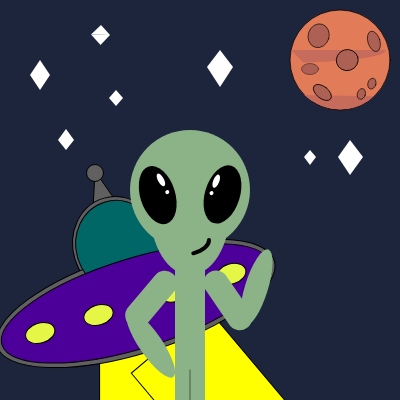
Frame 1 (no input)
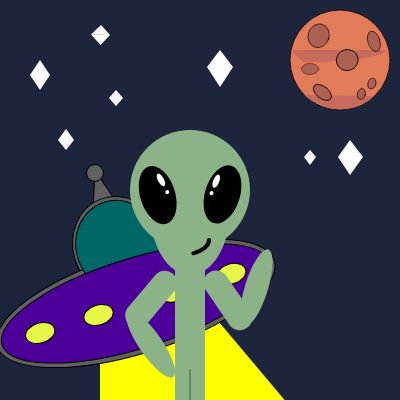
Frame 60 (no input)
Frame 120 (the mouse pressed at the canvas centre since frame 60): identical to frame 60, image omitted

The p5.js sketch that drew these frames (run headless with seeded random() and noise() and a simulated clock; from frame 60 on, the mouse is pressed at the canvas centre):

// p5.js sketch
// ── sketch.js
function setup() {
  createCanvas(400, 400);
}

function draw() {
  background(28,37,60);
  
  
 ///////////SPACESHIP//////////////
  
  push()
  fill(255,255,0)
  rect(100, 290, 120, 120); //yellow light
  pop()
  
  push()
  fill(255,255,0)
  rotate(-0.7)
  rect(-140, 370, 100, 140); //yellow light
  pop()
  
  beginShape()
  fill(96,96,96)
  stroke(0)
  strokeWeight(1)
  vertex(93,209)
  vertex(95,171)
  vertex(122,210) //signal triangle top
  endShape(CLOSE)
  
  circle(95, 173, 17); //signal circle
  
  
  push()
  fill(96,96,96)
  stroke(0)
  strokeWeight(1)
  rotate(-0.3)
  ellipse(40, 270, 90, 100); //top
  pop()
  
  push()
  fill(96,96,96)
  stroke(0)
  strokeWeight(1)
  rotate(-0.3)
  ellipse(40, 330, 290, 100); //gray outline
  pop()
  
  push()
  fill(0,102,102)
  rotate(-0.3)
  ellipse(40, 270, 84, 92); //top blue tint
  pop()
  
  push()
  fill(76,0,153)
  rotate(-0.3)
  ellipse(40, 330, 280, 90); //purple tint
  pop()
  
  push()
  fill(229,246,71)
  rotate(-0.3)
  ellipse(-60, 330, 30, 20); //headlights 1
  pop()
  
  push()
  fill(229,246,71)
  rotate(-0.3)
  ellipse(1, 330, 30, 20); //headlights 2
  pop()
  
  push()
  fill(229,246,71)
  rotate(-0.3)
  ellipse(80, 330, 30, 20); //headlights 3
  pop()
  
  push()
  fill(229,246,71)
  rotate(-0.3)
  ellipse(140, 330, 30, 20); //headlights 4
  pop()
  
  
  
  /////////////ALIEN///////////////

  noStroke()
  fill(140,179,135)
  ellipse(190, 210, 80, 130); //jaw
  
  
  noStroke()
  fill(140,179,135)
  circle(190, 190, 120); //upper head
  
  push()
  noStroke()
  rotate(0.3)
  fill(0,0,0)
  ellipse(270, 120, 35, 60); //right eye
  pop()
  
  push()
  noStroke()
  rotate(-0.3)
  fill(0,0,0)
  ellipse(93, 233, 35, 60); //left eye
  pop()
  
  push()
  noStroke()
  rotate(-0.3)
  fill(255,255,255)
  ellipse(103, 233, 4, 4); //left eye small white
  pop()
  
  push()
  noStroke()
  rotate(-0.5)
  fill(255,255,255)
  ellipse(55, 235, 6, 14); //left eye long white
  pop()
  
  
  push()
  noStroke()
  rotate(-0.3)
  fill(255,255,255)
  ellipse(145, 247, 4, 4); //right eye small white
  pop()
  
  push()
  noStroke()
  rotate(0.38)
  fill(255,255,255)
  ellipse(268, 88, 6, 14); //right eye long white
  pop()
  
  
  noFill();
  stroke(0);
  strokeWeight(4);
  arc(180, 240, 58, 30, 0, PI / 4); //smirk
  
  fill(140,179,135)
  noStroke()
  rect(175, 260, 30, 140); //torso
  
  push()
  rotate(0.7)
  rect(296, 98, 25, 67, 20); //left arm humerus
  pop()
  
  push()
  rotate(-0.6)
  ellipse(-70, 369, 23, 80); //left forearm
  pop()
  
  push()
  rotate(-0.6)
  rect(6, 343, 25, 67, 20); //right arm humerus
  pop()
  
  push()
  rotate(0.3)
  ellipse(330, 199, 23, 80); //left forearm
  pop()
  
  push()
  stroke(0)
  strokeWeight(0.5)
  line(190, 370, 190, 400); //legs
  pop()
  
  
  ////////////////OBJECTS////////////////////
  

  
  push()
  fill(226, 123, 88)
  stroke(0)
  strokeWeight(0.8)
  circle(340, 60, 100); //mars whole circle thing
  pop()
  
  
  fill(199, 107, 92)
  arc(291, 50, 190, 25, 0, PI / 4); //top layer dark red orange of mars
  
  push()
  rotate(-1.4)
  arc(-13, 345, 75, 91, 2, PI + QUARTER_PI, CHORD);
  pop()
  
  push()
  fill(173, 97, 85)
  stroke(0)
  strokeWeight(0.4)
  ellipse(310, 69, 17, 11); //crater
  pop()
  
  push()
  fill(173, 97, 85)
  rotate(-0.3)
  stroke(0)
  strokeWeight(0.6)
  ellipse(345, 150, 12, 21); //crater
  pop()
  
  push()
  fill(173, 97, 85)
  rotate(0.3)
  stroke(0)
  strokeWeight(0.6)
  ellipse(315, -60, 21, 24); //crater
  pop()
  
  push()
  fill(173, 97, 85)
  rotate(0.3)
  stroke(0)
  strokeWeight(0.6)
  ellipse(380, -30, 8, 11); //crater
  pop()
  
  push()
  fill(173, 97, 85)
  rotate(0.3)
  stroke(0)
  strokeWeight(0.6)
  ellipse(373, -17, 8, 11); //crater
  pop()
  
  
  push()
  fill(173, 97, 85)
  rotate(-0.3)
  stroke(0)
  strokeWeight(0.8)
  ellipse(314, 160, 22, 21); //crater
  pop()
  
  push()
  fill(173, 97, 85)
  rotate(-0.9)
  stroke(0)
  strokeWeight(0.8)
  ellipse(128, 310, 12, 21); //crater
  pop()
  
/////////////////STARS//////////////////
  
  fill(255,255,255)
  noStroke()
  triangle(30, 75, 40, 60, 50, 75); 
  triangle(30, 75, 40, 90, 50, 75);
  
  triangle(91, 34.5, 101, 25, 110, 35);
  triangle(91, 34.5, 100.5, 45, 110, 35);
  
  beginShape()
  vertex(212,67)
  vertex(220,57)
  vertex(228,67)
  vertex(220,77)
  endShape(CLOSE)
  
  beginShape()
  vertex(207,67)
  vertex(220,50)
  vertex(233,67)
  vertex(220,87)
  endShape(CLOSE)
  
  beginShape()
  vertex(109,98)
  vertex(116,90)
  vertex(123,98)
  vertex(116,106)
  endShape(CLOSE)
  
  beginShape()
  vertex(304,157)
  vertex(310,150)
  vertex(316,157)
  vertex(310,165)
  endShape(CLOSE)
  
  beginShape()
  vertex(338,157)
  vertex(350,140)
  vertex(363,157)
  vertex(350,175)
  endShape(CLOSE)
  
   beginShape()
  vertex(58,140)
  vertex(66,129)
  vertex(74,140)
  vertex(66,150)
  endShape(CLOSE)
  
  
}
